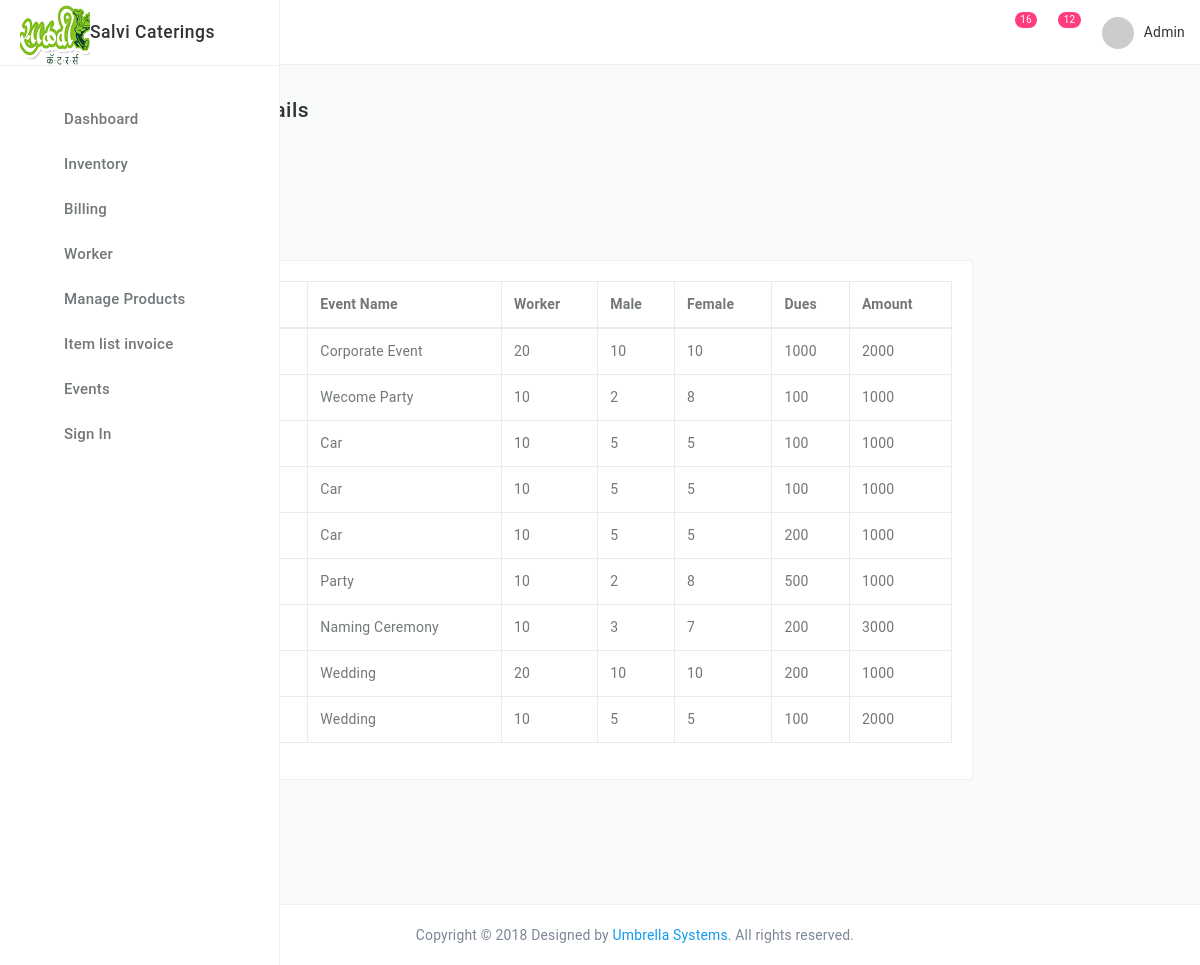
The app's page /Event_Worker.php with its own data.
### tables this page shows
CREATE TABLE `event_worker` (
  `id` int(11) NOT NULL,
  `w_name` varchar(200) NOT NULL,
  `c_id` int(11) NOT NULL,
  `event` varchar(250) NOT NULL,
  `wqty` int(11) NOT NULL,
  `male` int(11) NOT NULL,
  `female` int(11) NOT NULL,
  `w_dues` float NOT NULL,
  `w_amount` float NOT NULL
);

### Event_Worker.php (the view, shortened to what this page needs)
<?php include 'header.php';?>
 <main class="main-content bgc-grey-100">
        <div id="mainContent">
          <div class="container-fluid">
            <h4 class="c-grey-900 mT-10 mB-30">Event Worker Details</h4>
               <div class="row">
                    <div class="col-md-6">
                      <label class="fw-500">Search by Event</label>
                    <div class="col-md-4">
              <div class="layer w-100">
            <div class="bdT bdB">
              <input type="text" class="form-control m-0 bdw-0 pY-15 pX-20"  id="myIn" onkeyup="myFun()" placeholder="Search by Event "></div>
            </div>
          </div>
                    </div>
                  </div>
                  <br/>
      		<div class="col-md-10">
      			<div class="bgc-white bd bdrs-3 p-20 mB-20">
      			<div class="table-wrapper-scroll-y">
<?php
include "db.php";
$result = mysqli_query($con,"SELECT * FROM event_worker order by(c_id) desc");
           echo "<table class='table table-bordered' id='myTable'>
                <thead>
                    <tr>
                      <th>Worker Name</th>
                        <th>Event Name</th>
                        <th>Worker</th>
                        <th>Male</th>
                        <th>Female</th>
                        <th>Dues</th>
                        <th>Amount</th>
                    </tr>
                </thead>";
                while($row = mysqli_fetch_array($result))
{
echo "<tr>";
echo "<td>" . $row['w_name'] . "</td>";
echo "<td>" . $row['event'] . "</td>";
echo "<td>" . $row['wqty'] . "</td>";
echo "<td>" . $row['male'] . "</td>";
echo "<td>" . $row['female'] . "</td>";
echo "<td>" . $row['w_dues'] . "</td>";
echo "<td>" . $row['w_amount'] . "</td>";
?>
<?php
echo "</tr>";
}
?>
<?php  echo "</table>";?>
</div>
      			</div>
      			</div>
      			</div>
      			</div>
      			</main>
<?php include 'footer.php';?>

### records on screen
event_worker: event "Corporate Event", wqty "20", male "10", female "10", w_dues "1000", w_amount "2000"
event_worker: event "Wecome Party", wqty "10", male "2", female "8", w_dues "100", w_amount "1000"
event_worker: event "Car", wqty "10", male "5", female "5", w_dues "100", w_amount "1000"
event_worker: event "Car", wqty "10", male "5", female "5", w_dues "100", w_amount "1000"
event_worker: event "Car", wqty "10", male "5", female "5", w_dues "200", w_amount "1000"
event_worker: event "Party", wqty "10", male "2", female "8", w_dues "500", w_amount "1000"
event_worker: event "Naming Ceremony", wqty "10", male "3", female "7", w_dues "200", w_amount "3000"
event_worker: event "Wedding", wqty "20", male "10", female "10", w_dues "200", w_amount "1000"
event_worker: event "Wedding", wqty "10", male "5", female "5", w_dues "100", w_amount "2000"

### other values on screen
$cntitem "16"
$cntevent "12"
